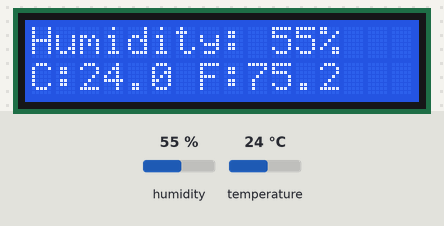
The sketch below on a simulated Arduino Uno, built with avr-gcc and run on an emulated ATmega328P. Parts: 16×2 character LCD. The test bench sets the inputs (shaded band); at power-on: humidity 55 %, temperature 24 °C. What the sketch prints to the serial monitor is not drawn.

Above: at 2.7 s.
2.8 s: humidity set to 22 %
At 7.2 s:
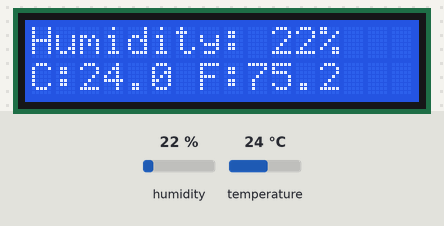
8.8 s: temperature set to 12 °C
At 12.2 s:
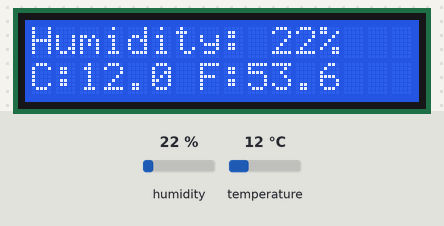
14.8 s: humidity set to 40 %
At 17.3 s:
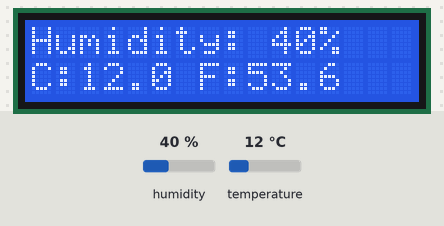
20.8 s: temperature set to 19 °C
At 22.3 s:
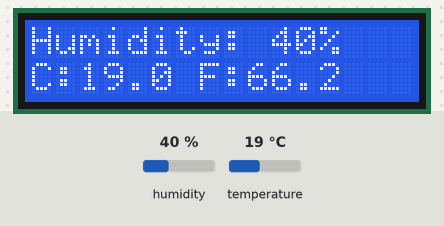
Timing chart, 0 to 23.8 s (numbered marks = the images above; inputs shaded):
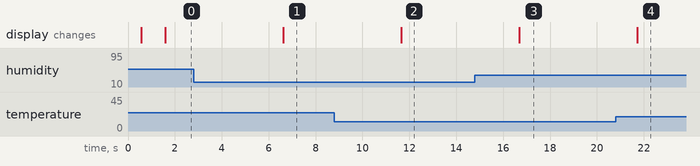

Measured:
- after the input at 2.8 s, the display: changes after 3.8 s (image 1)
- after the input at 8.8 s, the display: changes after 2.9 s (image 2)
- after the input at 14.8 s, the display: changes after 1.9 s (image 3)
- after the input at 20.8 s, the display: changes after 0.93 s (image 4)

The sketch:

DHT11_Temperature_Humidity_Sensor.ino
```cpp
#include <DHT.h>
#include <LiquidCrystal.h>

// DHT11 setup
#define DHTPIN 7
#define DHTTYPE DHT11

DHT dht(DHTPIN, DHTTYPE);

// LCD1602 setup
// Pins: RS, E, D4, D5, D6, D7
LiquidCrystal lcd(12, 11, 5, 4, 3, 2);

// Data logging settings
const int MAX_READINGS = 100;
const unsigned long LOG_INTERVAL = 5000;

int readingCount = 0;

void setup()
{
  // Starts communication with the Serial Monitor
  Serial.begin(9600);
  delay(500);

  // Starts the DHT11 sensor
  dht.begin();

  // Starts the 16-column, 2-row LCD
  lcd.begin(16, 2);

  delay(1000);

  // CSV column headings
  Serial.println("Reading,Time_ms,Temperature_C,Temperature_F,Humidity");
}

void loop()
{
  // Reads humidity and temperature
  float humidity = dht.readHumidity();
  float temperature = dht.readTemperature();

  // Checks for failed sensor readings
  if (isnan(humidity) || isnan(temperature))
  {
    delay(LOG_INTERVAL);
    return;
  }

  // Converts Celsius to Fahrenheit
  float fahrenheit = (temperature * 9.0 / 5.0) + 32;

  // ---------- DATA LOGGING ----------

  // Saves up to 100 readings to the Serial output
  if (readingCount < MAX_READINGS)
  {
    readingCount++;

    Serial.print(readingCount);
    Serial.print(",");

    Serial.print(millis());
    Serial.print(",");

    Serial.print(temperature, 1);
    Serial.print(",");

    Serial.print(fahrenheit, 1);
    Serial.print(",");

    Serial.println(humidity, 1);
  }

  // ---------- LCD1602 ----------

  // Displays humidity on the first row
  lcd.setCursor(0, 0);
  lcd.print("                ");
  lcd.setCursor(0, 0);
  lcd.print("Humidity: ");
  lcd.print(humidity, 0);
  lcd.print("%");

  // Displays Celsius and Fahrenheit on the second row
  lcd.setCursor(0, 1);
  lcd.print("                ");
  lcd.setCursor(0, 1);

  lcd.print("C:");
  lcd.print(temperature, 1);

  lcd.print(" F:");
  lcd.print(fahrenheit, 1);

  // Waits 5 seconds before the next reading
  delay(LOG_INTERVAL);
}
```
